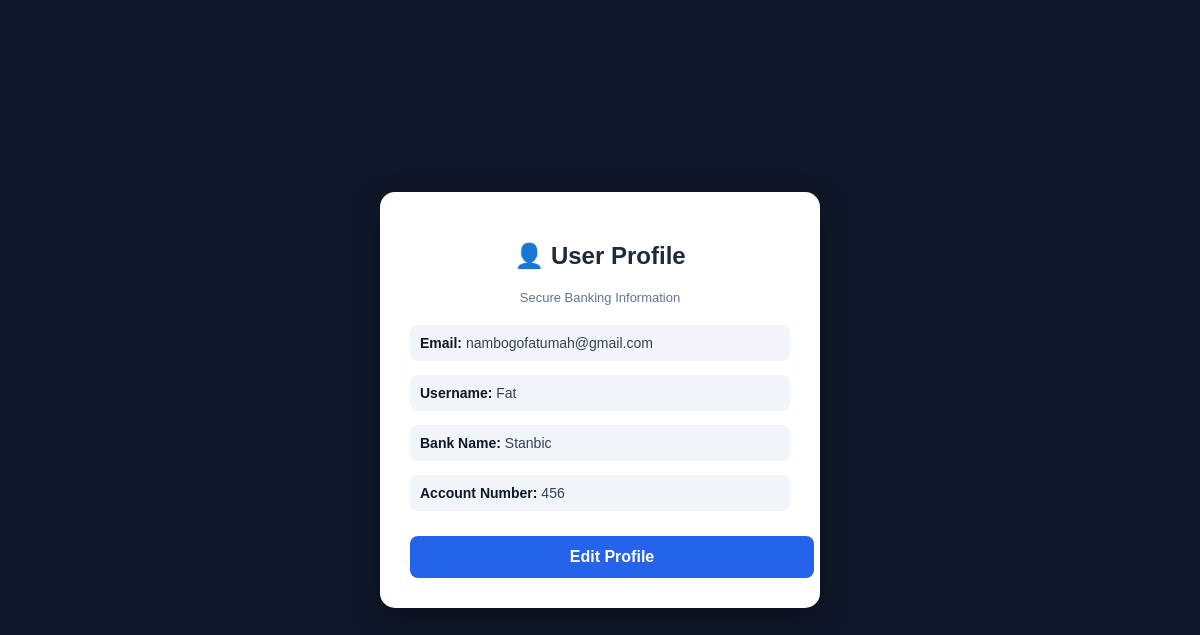
The app's page /profile (signed in) with its own data.
### tables this page shows
CREATE TABLE users (
    id INTEGER PRIMARY KEY AUTOINCREMENT,
    email TEXT UNIQUE NOT NULL,
    username TEXT NOT NULL,
    bank_name TEXT NOT NULL,
    card_number TEXT NOT NULL,
    password TEXT NOT NULL,
    min_alert_amount REAL DEFAULT 100,
    max_alert_amount REAL DEFAULT 1000
);

### app.py (the view)
@app.route('/profile')
def profile():
    if 'user_id' not in session:
        return redirect(url_for('do_login'))
    conn = sqlite3.connect('fraud_logs.db')
    cursor = conn.cursor()
    cursor.execute("SELECT * FROM users WHERE id=?", (session['user_id'],))
    user = cursor.fetchone()
    conn.close()
    return render_template('profile.html', user=user)

### templates/profile.html (shortened to what this page needs)
<!DOCTYPE html>
<html>
<head>
</head>
<body>
<div class="card">
    <h2>👤 User Profile</h2>
    <div class="subtitle">Secure Banking Information</div>
    <div class="info">
        <p><span class="label">Email:</span> {{ user[1] }}</p>
        <p><span class="label">Username:</span> {{ user[2] }}</p>
        <p><span class="label">Bank Name:</span> {{ user[3] }}</p>
        <p><span class="label">Account Number:</span> {{ user[4] }}</p>
    </div>
    <a class="btn" href="/edit-profile">Edit Profile</a>
</div>
</body>
</html>

### templates/profile.html (style rules this page uses)
body { font-family: Arial, sans-serif; background: #0f172a; margin: 0; height: 100vh; display: flex; justify-content: center; align-items: center; }
.card { background: #ffffff; width: 380px; padding: 30px; border-radius: 15px; box-shadow: 0px 10px 30px rgba(0,0,0,0.3); text-align: center; }
h2 { color: #1e293b; margin-bottom: 20px; }
.info { text-align: left; margin-top: 10px; }
.info p { padding: 10px; background: #f1f5f9; border-radius: 8px; margin-bottom: 10px; font-size: 14px; color: #334155; }
.label { font-weight: bold; color: #0f172a; }
.btn { display: inline-block; margin-top: 15px; padding: 12px; width: 100%; background: #2563eb; color: white; text-decoration: none; border-radius: 8px; font-weight: bold; transition: 0.3s; }
.subtitle { font-size: 13px; color: #64748b; margin-bottom: 20px; }

### records on screen
users: email "nambogofatumah@gmail.com", username "Fat", bank_name "Stanbic", card_number "456"
